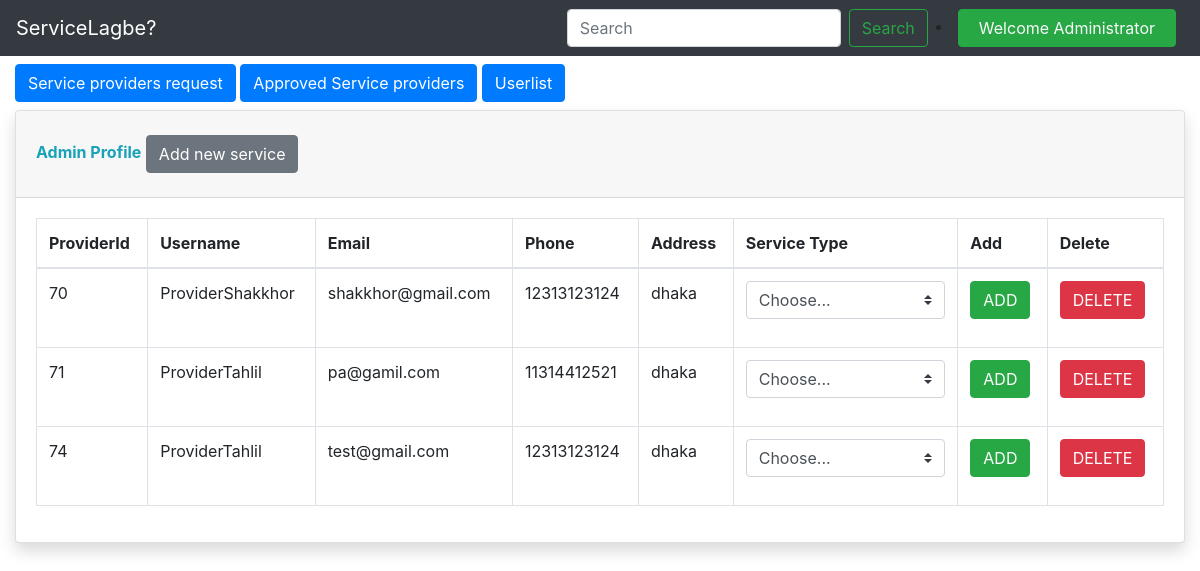
The page /servicelagbe/adminloginsystem/postadminlogin.php on the database its author committed.
### tables this page shows
CREATE TABLE `serviceproviders` (
  `providerid` int(11) NOT NULL,
  `username` varchar(50) NOT NULL,
  `email` varchar(50) NOT NULL,
  `phone` varchar(20) NOT NULL,
  `address` varchar(100) NOT NULL,
  `password` varchar(255) NOT NULL,
  `dt` datetime NOT NULL DEFAULT current_timestamp()
);

### servicelagbe/adminloginsystem/postadminlogin.php (the view, shortened to what this page needs)
<!doctype html>
<html lang="en">
<head>
    <link rel="stylesheet" href="https://cdn.jsdelivr.net/npm/bootstrap@4.4.1/dist/css/bootstrap.min.css"
>
</head>
<body>
    <?php
    echo'
    <nav class="navbar sticky-top navbar-expand-lg navbar-dark bg-dark">
            <a class="navbar-brand" href="#">ServiceLagbe?</a>
            <button class="navbar-toggler" type="button" data-toggle="collapse" data-target="#navbarSupportedContent"
                aria-controls="navbarSupportedContent" aria-expanded="false" aria-label="Toggle navigation">
                <span class="navbar-toggler-icon"></span>
            </button>
            <div class="collapse navbar-collapse" id="navbarSupportedContent">
                <ul class="navbar-nav mr-auto">
                </ul>
                <form class="form-inline my-2 my-lg-0">
                    <input class="form-control mr-sm-2" type="search" placeholder="Search" aria-label="Search">
                    <button class="btn btn-outline-success my-2 my-sm-0" type="submit">Search</button>
                </form>
                <div class="mx-2">
                <li class="nav-item dropdown">
                <a class="btn btn-success" href="#" id="navbarDropdown" role="button"
                    data-toggle="dropdown" aria-haspopup="true" aria-expanded="false">
                    <p class="text-light my-0 mx-2">Welcome Administrator '. $_SESSION['username']. ' </p>
                </a>
                <div class="dropdown-menu" aria-labelledby="navbarDropdown">
                    <a class="dropdown-item" href="#">Profile</a>
                    <div class="dropdown-divider"></div>
                    <a class="dropdown-item" href="/servicelagbe/loginsystem/logout.php">LogOut</a>
                </div>
            </li>
            </div>
        </nav>
    '
    ?>
    <div class="container-fluid my-2">
        <div>
            <a href="/servicelagbe/adminloginsystem/postadminlogin.php" class="btn btn-primary">Service providers
                request</a>
            <a href="/servicelagbe/adminloginsystem/approvedserviceproviders.php" class="btn btn-primary">Approved
                Service providers</a>
            <a href="/servicelagbe/adminloginsystem/adminuserlist.php" class="btn btn-primary">Userlist</a>
        </div>
        <div class="card shadow mb-4 my-2">
            <div class="card-header py-3">
                <h7 class="m-0 font-weight-bold text-info">Admin Profile</h7>
                <button type="button" class="btn btn-secondary my-2" data-toggle="modal" data-target="#exampleModal">Add
                    new service</button>
            </div>
            <div class="card-body">
                <div class="table-responsive">
                    <?php
                    include 'partials/_admindbconnect.php';
                    $sql = "Select * from serviceproviders";
                    $query_run =  mysqli_query($conn, $sql);
                    ?>
                    <table class="table table-bordered" id="dataTable" width="100%" cellspacing="0">
                        <thead>
                            <tr>
                                <th> ProviderId </th>
                                <th> Username </th>
                                <th>Email </th>
                                <th>Phone</th>
                                <th>Address</th>
                                <th>Service Type</th>
                                <th>Add</th>
                                <th>Delete</th>
                            </tr>
                        </thead>
                        <tbody>
                            <?php
                    if(mysqli_num_rows($query_run) > 0)
                    {
                        while($row = mysqli_fetch_assoc($query_run))
                        {
                    ?>
                            <tr>
                                <td><?php  echo $row['providerid']; ?></td>
                                <td><?php  echo $row['username']; ?></td>
                                <td><?php  echo $row['email']; ?></td>
                                <td><?php  echo $row['phone']; ?></td>
                                <td><?php  echo $row['address']; ?></td>
                                <form action="postadminlogin.php" method="post">
                                    <td>
                                        <div class="input-group mb-3">
                                            <select name="servicetype" class="custom-select" id="servicetype" required>
                                                <option selected>Choose...</option>
                                            </select>
                                        </div>
                                    </td>
                                    <td>
                                        <button type="submit" name="add_btn" class="btn btn-success">ADD</button>
                                </form>
                                <td>
                                    <form action="postadminlogin.php" method="post">
                                        <button type="submit" name="delete_btn" class="btn btn-danger"> DELETE</button>
                                    </form>
                                </td>
                            </tr>
                            <?php
                        }
                    }
                    else {
                        echo "No Record Found";
                    }
                    ?>
                        </tbody>
                    </table>
                </div>
            </div>
        </div>
    </div>
</body>
</html>

### rows shown on the page
serviceproviders: providerid "70", username "ProviderShakkhor", email "shakkhor@gmail.com", phone "12313123124", address "dhaka"
serviceproviders: providerid "71", username "ProviderTahlil", email "pa@gamil.com", phone "11314412521", address "dhaka"
serviceproviders: providerid "74", username "ProviderTahlil", email "test@gmail.com", phone "12313123124", address "dhaka"
